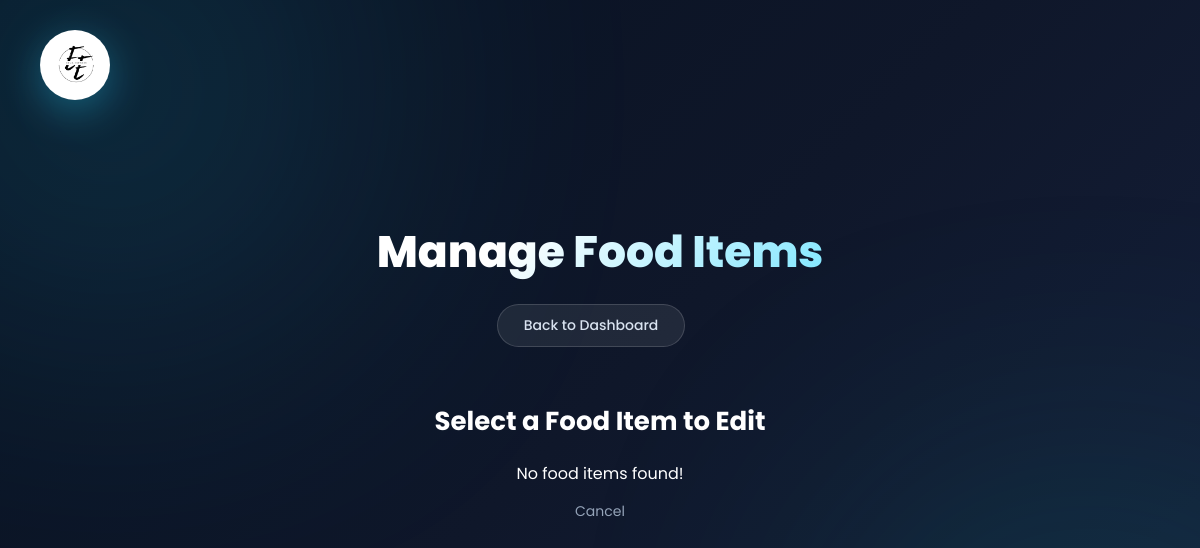
The page /Admin/manage_food.php?action=edit_select (signed in) on the database as committed earlier.
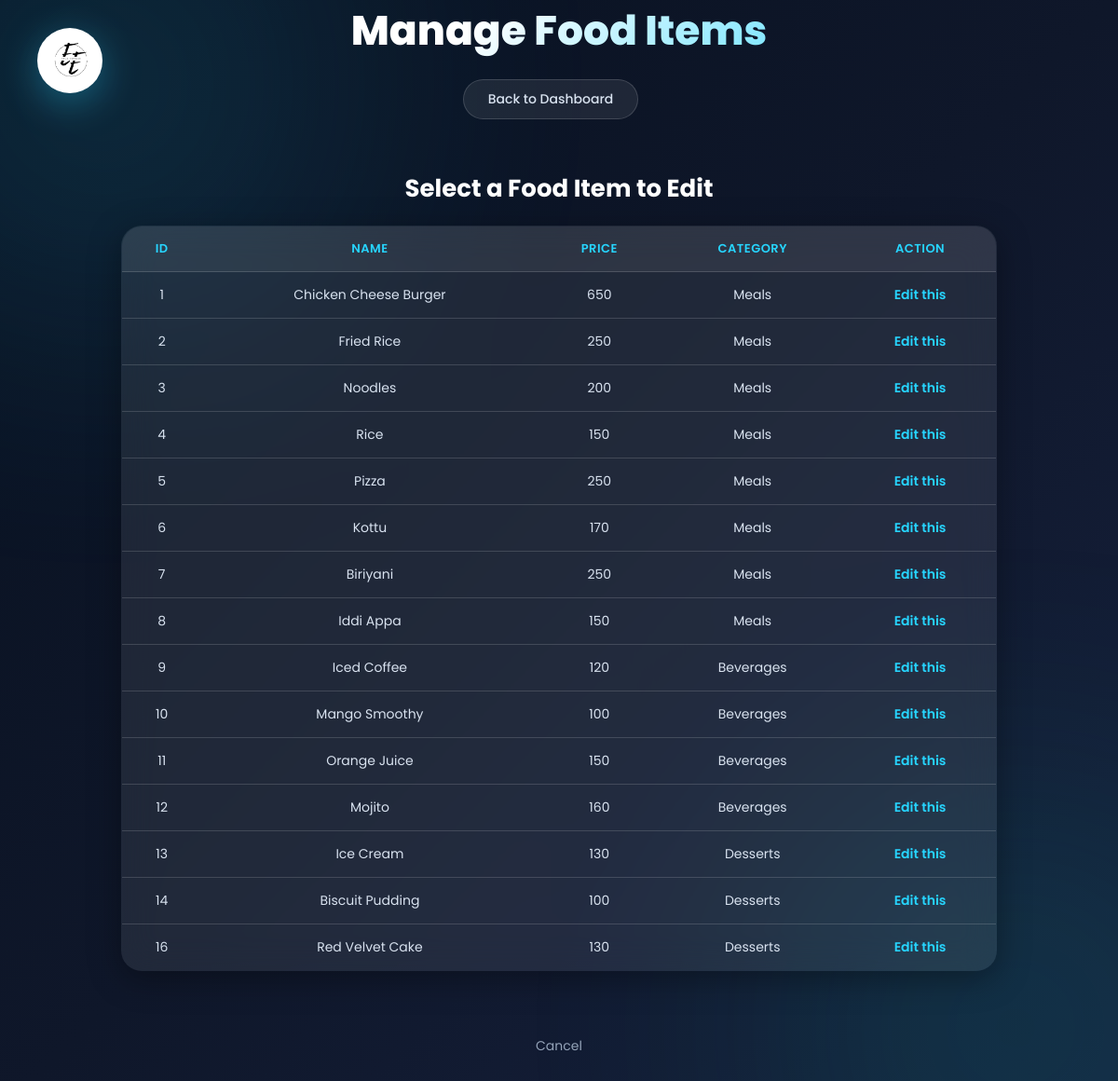
The same page on the database as committed later.
### tables this page shows
CREATE TABLE `fooditems` (
  `food_id` int(11) NOT NULL,
  `name` varchar(100) NOT NULL,
  `price` float NOT NULL,
  `category` varchar(100) NOT NULL,
  `image` varchar(255) DEFAULT NULL
);

### Admin/manage_food.php (the view, shortened to what this page needs)
<?php
$servername = "localhost";
$username = "root";
$password = "";
$dbname = "edge_express";
$conn = new mysqli($servername, $username, $password, $dbname);
$action = isset($_GET['action']) ? $_GET['action'] : 'list';
function getAllFood($conn){
    $sql = "SELECT * FROM fooditems";
    return $conn->query($sql);
}
?>
<html>
    <head>
        <link rel="stylesheet" href="../Assets/css/style.css">
        <link rel="stylesheet" href="../Assets/admincss/manage_food.css">
    </head>
    <body>
        <div class="site-logo">
            <img src="../Resources/EE logo.png">
        </div>
        <div class="manage-food">
            <h1>Manage Food Items</h1>
            <a href="dashboard.php">Back to Dashboard</a>
            <?php if ($action == 'list') { ?>
                <a href="manage_food.php?action=add">
                    <button>Add Food</button>
                </a>
                <a href="manage_food.php?action=edit_select">
                    <button>Edit Food</button>
                </a>
                <a href="manage_food.php?action=delete_select">
                    <button>Delete Food</button>
                </a>
                <br><br>
                <?php
                $result = getAllFood($conn);
                if ($result->num_rows > 0) {
                    echo "<table>";
                        echo "<tr><th>ID</th><th>Image</th><th>Name</th><th>Price</th><th>Category</th></tr>";
                        while ($row = $result->fetch_assoc()) {
                            echo "<tr>";
                                echo "<td>" . $row["food_id"] . "</td>";
                                echo "<td><img src='../Resources/" . $row["image"] . "' width='60'></td>";
                                echo "<td>" . $row["name"] . "</td>";
                                echo "<td>" . $row["price"] . "</td>";
                                echo "<td>" . $row["category"] . "</td>";
                            echo "</tr>";
                        }
                    echo "</table>";
                }
                else{
                    echo "No food items found!";
                }
                ?>
                <?php }
                elseif ($action == 'edit_select') { ?>
                    <h2>Select a Food Item to Edit</h2>
                    <?php
                    $result = getAllFood($conn);
                    if ($result->num_rows > 0) {
                        echo "<table>";
                            echo "<tr><th>ID</th><th>Name</th><th>Price</th><th>Category</th><th>Action</th></tr>";
                            while ($row = $result->fetch_assoc()) {
                                echo "<tr>";
                                    echo "<td>" . $row["food_id"] . "</td>";
                                    echo "<td>" . $row["name"] . "</td>";
                                    echo "<td>" . $row["price"] . "</td>";
                                    echo "<td>" . $row["category"] . "</td>";
                                    echo "<td><a href='manage_food.php?action=edit&id=" .$row['food_id'] . "'>Edit this</a></td>";
                                    echo "</tr>";
                            }
                        echo "</table>";
                    }
                    else{
                        echo "No food items found!";
                    }
                    ?>
                    <br><a href="manage_food.php">Cancel</a>
                        <?php } ?>
        </div>
    </body>
</html>

Rows that differ between the two databases and show on the page:
added fooditems: food_id "1", name "Chicken Cheese Burger", price "650", category "Meals"
added fooditems: food_id "2", name "Fried Rice", price "250", category "Meals"
added fooditems: food_id "3", name "Noodles", price "200", category "Meals"
added fooditems: food_id "4", name "Rice", price "150", category "Meals"
added fooditems: food_id "5", name "Pizza", price "250", category "Meals"
added fooditems: food_id "6", name "Kottu", price "170", category "Meals"
added fooditems: food_id "7", name "Biriyani", price "250", category "Meals"
added fooditems: food_id "8", name "Iddi Appa", price "150", category "Meals"
added fooditems: food_id "9", name "Iced Coffee", price "120", category "Beverages"
added fooditems: food_id "10", name "Mango Smoothy", price "100", category "Beverages"
added fooditems: food_id "11", name "Orange Juice", price "150", category "Beverages"
added fooditems: food_id "12", name "Mojito", price "160", category "Beverages"
added fooditems: food_id "13", name "Ice Cream", price "130", category "Desserts"
added fooditems: food_id "14", name "Biscuit Pudding", price "100", category "Desserts"
added fooditems: food_id "16", name "Red Velvet Cake", price "130", category "Desserts"
Other text that changed with them:
text no longer shown: "No food items found!"
text now shown: "ID NAME PRICE CATEGORY ACTION"
